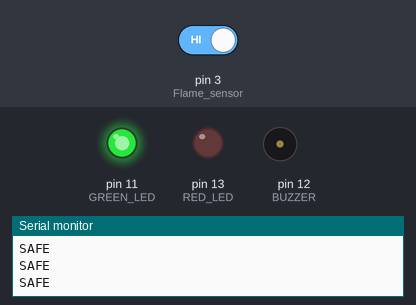
Bench run of a sketch on a simulated Arduino Uno, built with avr-gcc and run on an emulated ATmega328P. Shown: output pins drawn as LEDs (lit = HIGH), buzzer (waves = sounding, pin HIGH), the last lines printed to the serial monitor. Inputs (shaded band) come from the test bench; at power-on: pin 3 (Flame_sensor) HIGH.

Above: at 2.8 s.
2.9 s: pin 3 (Flame_sensor) driven LOW
At 4.2 s:
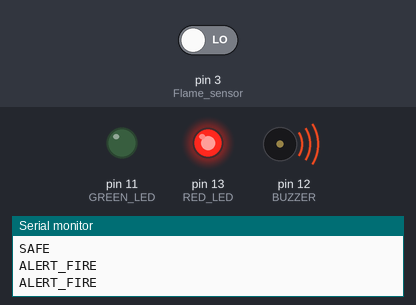
4.5 s: pin 3 (Flame_sensor) driven HIGH
At 5.8 s:
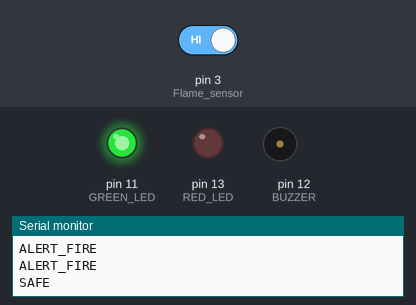
Timing chart, 0 to 7.5 s (numbered marks = the images above; inputs shaded):
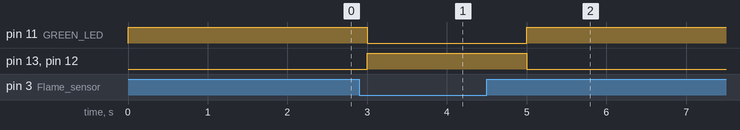

The sketch:

flame_sensor_serial.ino
```cpp
/*
 * Flame Sensor with Serial Communication
 * Sends data to Python bridge for web monitoring
 *
 * Hardware:
 * - Arduino Uno
 * - Flame Sensor (digital) -> D3
 * - Red LED -> D13
 * - Green LED -> D11
 * - Buzzer -> D12
 */

int RED_LED = 13;
int GREEN_LED = 11;
int Flame_sensor = 3;
int Flame_detected;
int BUZZER = 12;

void setup() {
  Serial.begin(9600);

  pinMode(RED_LED, OUTPUT);
  pinMode(GREEN_LED, OUTPUT);
  pinMode(BUZZER, OUTPUT);
  pinMode(Flame_sensor, INPUT);

  // Initialize LEDs
  digitalWrite(RED_LED, LOW);
  digitalWrite(GREEN_LED, HIGH);
  digitalWrite(BUZZER, LOW);

  Serial.println("Arduino Flame Sensor Ready");
  Serial.println("SAFE"); // Initial state
}

void loop() {
  Flame_detected = digitalRead(Flame_sensor);

  if (Flame_detected == 0) {
    // Fire detected (active LOW sensor)
    Serial.println("ALERT_FIRE");

    digitalWrite(RED_LED, HIGH);
    digitalWrite(GREEN_LED, LOW);
    digitalWrite(BUZZER, HIGH);
  }
  else {
    // Safe state
    Serial.println("SAFE");

    digitalWrite(RED_LED, LOW);
    digitalWrite(GREEN_LED, HIGH);
    digitalWrite(BUZZER, LOW);
  }

  delay(1000); // Send data every second
}
```

Measured:
- after the input at 2.9 s, pin 11 (GREEN_LED): HIGH → LOW after 0.10 s; pin 13 (RED_LED), pin 12 (BUZZER): LOW → HIGH after 0.10 s
- after the input at 4.5 s, pin 11 (GREEN_LED): LOW → HIGH after 0.50 s; pin 13 (RED_LED), pin 12 (BUZZER): HIGH → LOW after 0.50 s
